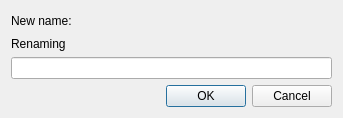
<?xml version="1.0" encoding="UTF-8"?>
<ui version="4.0">
 <class>renameprompt</class>
 <widget class="QDialog" name="renameprompt">
  <property name="geometry">
   <rect>
    <x>0</x>
    <y>0</y>
    <width>343</width>
    <height>107</height>
   </rect>
  </property>
  <property name="windowTitle">
   <string>Rename</string>
  </property>
  <layout class="QGridLayout" name="gridLayout_2">
   <item row="0" column="0">
    <layout class="QGridLayout" name="gridLayout">
     <item row="0" column="0">
      <widget class="QLabel" name="label">
       <property name="text">
        <string>New name:</string>
       </property>
      </widget>
     </item>
     <item row="1" column="0">
      <widget class="QLabel" name="label_2">
       <property name="text">
        <string>Renaming </string>
       </property>
      </widget>
     </item>
     <item row="1" column="1">
      <widget class="QLabel" name="file_label">
       <property name="text">
        <string/>
       </property>
      </widget>
     </item>
     <item row="0" column="1">
      <spacer name="horizontalSpacer">
       <property name="orientation">
        <enum>Qt::Horizontal</enum>
       </property>
       <property name="sizeHint" stdset="0">
        <size>
         <width>40</width>
         <height>20</height>
        </size>
       </property>
      </spacer>
     </item>
     <item row="2" column="0" colspan="2">
      <widget class="QLineEdit" name="newname_line"/>
     </item>
    </layout>
   </item>
   <item row="1" column="0">
    <widget class="QDialogButtonBox" name="buttonBox">
     <property name="orientation">
      <enum>Qt::Horizontal</enum>
     </property>
     <property name="standardButtons">
      <set>QDialogButtonBox::Cancel|QDialogButtonBox::Ok</set>
     </property>
    </widget>
   </item>
  </layout>
 </widget>
 <resources/>
 <connections>
  <connection>
   <sender>buttonBox</sender>
   <signal>accepted()</signal>
   <receiver>renameprompt</receiver>
   <slot>accept()</slot>
   <hints>
    <hint type="sourcelabel">
     <x>248</x>
     <y>254</y>
    </hint>
    <hint type="destinationlabel">
     <x>157</x>
     <y>274</y>
    </hint>
   </hints>
  </connection>
  <connection>
   <sender>buttonBox</sender>
   <signal>rejected()</signal>
   <receiver>renameprompt</receiver>
   <slot>reject()</slot>
   <hints>
    <hint type="sourcelabel">
     <x>316</x>
     <y>260</y>
    </hint>
    <hint type="destinationlabel">
     <x>286</x>
     <y>274</y>
    </hint>
   </hints>
  </connection>
 </connections>
</ui>
